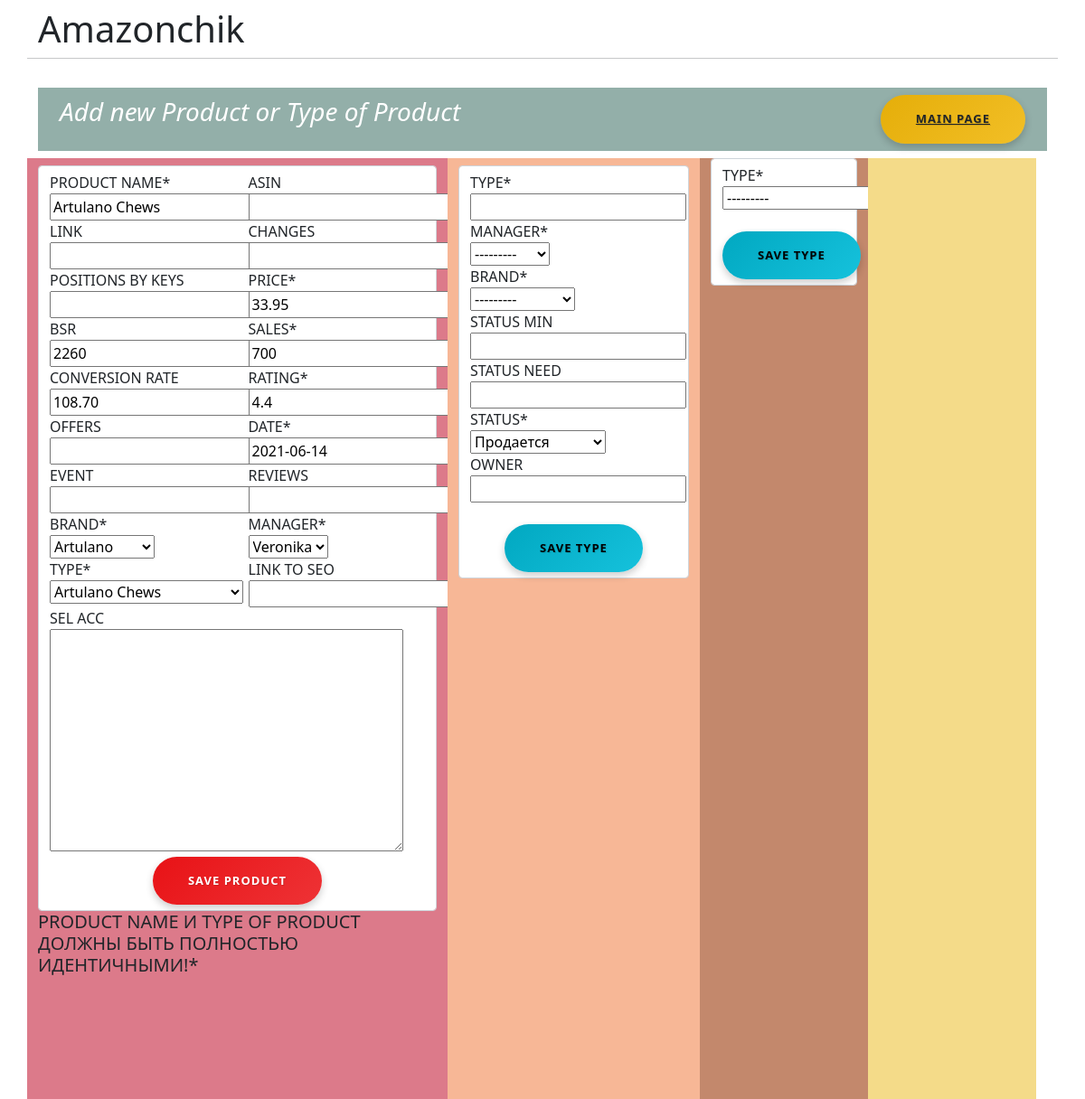
The app's page /add_new/, older data.
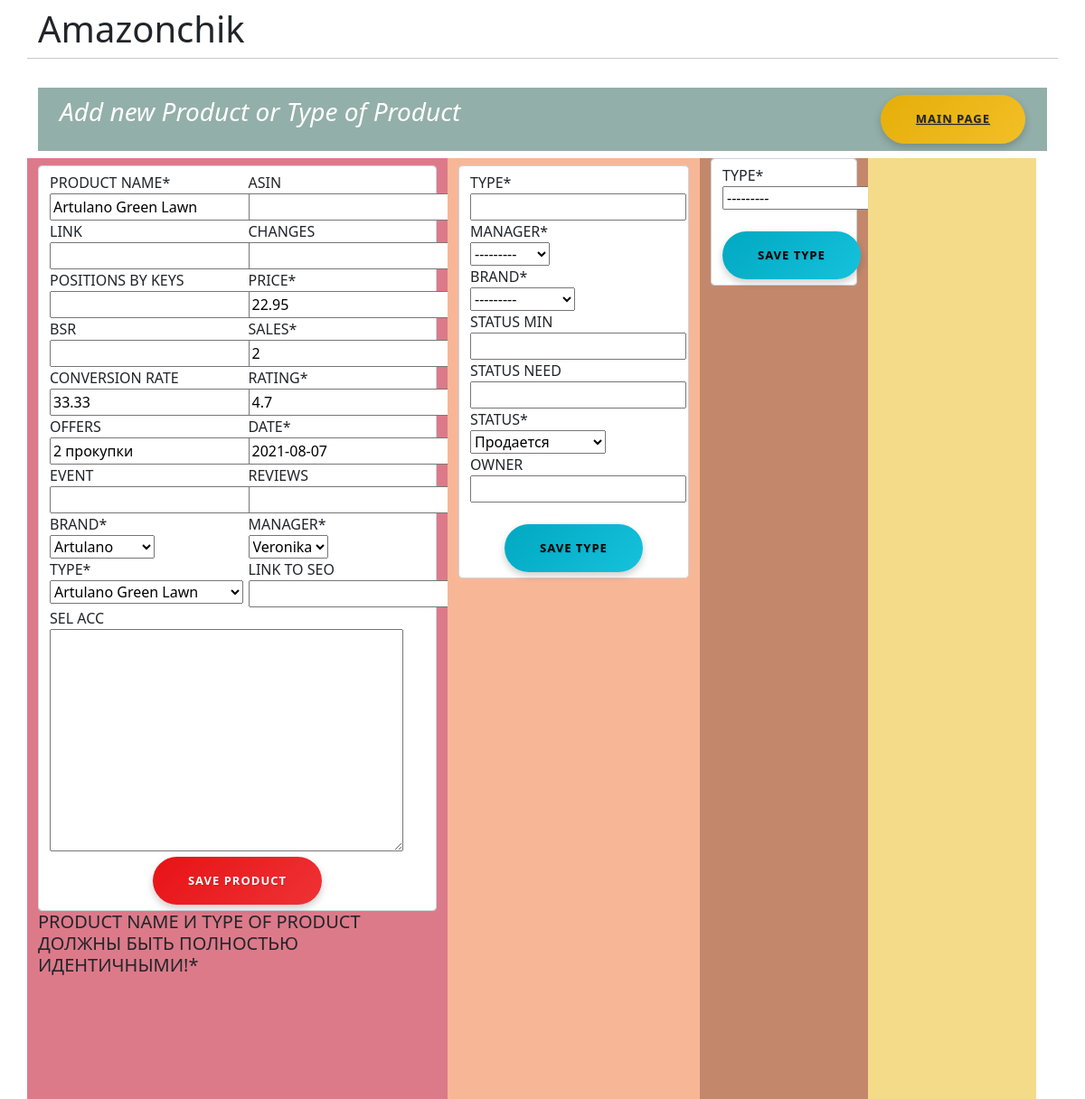
The same page, newer data.
### analiz/models.py (models this page shows, shortened)
class Product(models.Model):
	product_name = models.CharField(max_length=30) #Title
	asin = models.CharField(max_length=15, blank=True, null = True)
	link = models.URLField(blank=True, null = True)
	changes = models.TextField(blank=True, null = True)
	positions_by_keys = models.CharField(max_length=400, blank=True, null = True)
	price = models.DecimalField(max_digits=4, decimal_places=2)
	bsr = models.IntegerField(blank=True, null = True)
	sales = models.IntegerField()
	conversion_rate = models.CharField(max_length=10, null = True, blank = True)
	rating = models.DecimalField(max_digits=2, decimal_places=1)
	offers = models.TextField(blank=True, null = True)
	date = models.DateField() #auto_now=True,
	event = models.TextField(max_length=1000 ,blank=True, null = True)
	reviews = models.IntegerField(blank=True, null = True)
	brand = models.ForeignKey('Brand', on_delete=models.CASCADE)
	manager = models.ForeignKey('Manager', on_delete=models.CASCADE)
	type = models.ForeignKey('TypeOfProduct', on_delete=models.CASCADE)
	link_to_seo = models.URLField(blank=True, null = True)
	sel_acc = models.TextField(blank=True, null = True)
	class Meta:
		ordering = ['date',]

class Brand(models.Model):
	brand = models.CharField(max_length=20, unique=True)
	def __str__(self):
		return self.brand

class TypeOfProduct(models.Model): # конкретно все товары
	type = models.CharField(max_length=30, unique=True)
	manager = models.ForeignKey('Manager', on_delete=models.CASCADE)
	brand = models.ForeignKey('Brand', on_delete=models.CASCADE,)
	status_min = models.IntegerField(blank=True, null = True, default=25)
	status_need = models.IntegerField(blank=True, null = True, default=101)
	ostatki = models.PositiveIntegerField(blank=True, null = True) # удалить
	owner = models.CharField(max_length=40, blank=True, null = True)
	BAN = 'BAN'
	OUT_OF_STOCK = 'OOS'
	SUPRESSION = 'SSS'
	IN_DEV = "InDev"
	IS_S = 'IsS'
	ANOTHER_ISSUE = 'AN_ISS'
	STATUS_CHOICES = [
		(IN_DEV, 'В разработке'),
		(IS_S, 'Продается'),
		(ANOTHER_ISSUE, 'Другая причина'),
		(BAN, 'Бан'),
		(OUT_OF_STOCK, 'Нет на складе'),
		(SUPRESSION, 'Ограничение'),
	]
	status = models.CharField(max_length=20, choices=STATUS_CHOICES, default=IS_S)
	class Meta:
		ordering = ['type',]
	def __str__(self):
		return self.type

### analiz/views.py (the view)
# urls.py: path('add_new/', views.new_page , name = "adding new"),
@csrf_exempt
def new_page(request, *type_of):
	managers = Manager.objects.all()
	type = TypeOfProduct.objects.all().order_by('manager')
	prod = Product.objects.last()
	new_product = AddNewProduct(request.POST or None, instance=prod)
	new_type = AddTypeOfProduct(request.POST or None)
	choose_type = ChooseType(request.POST or None)
	products = ''
	if request.method == 'POST' and new_product.is_valid():
		new_product.save()
	elif request.method == 'POST' and new_type.is_valid():
		new_type.save()
	elif choose_type.is_valid() and request.method == "POST":
		data = choose_type.clean_type()
		prod = Product.objects.filter(type=data).last()
		new_product = AddNewProduct(request.POST or None, instance=prod)
	else:
		new_product = AddNewProduct(request.POST or None, instance=prod)
		new_type = AddTypeOfProduct(request.POST or None)
	context = {'new_product':new_product, 'new_type':new_type, 'choose':choose_type, 'prod':products}
	return render(request, 'New.html', context)

### analiz/forms.py
class AddNewProduct(ModelForm):
	class Meta:
		model = Product
		fields = '__all__'
	positions_by_keys = forms.CharField(max_length=40, required=False)
	changes = forms.CharField(max_length=20, required=False)
	offers = forms.CharField(max_length=20, required=False)
	event = forms.CharField(max_length=20, required=False)

class AddTypeOfProduct(ModelForm):
	class Meta:
		model = TypeOfProduct
		fields = '__all__'
	status_min = forms.IntegerField(required=False)
	status_need = forms.IntegerField(required=False)

### analiz/models.py (called while the page is built)
	def __str__(self):
		return self.username

### analiz/templates/New.html (shortened to what this page needs)
<!doctype html>
{% load crispy_forms_tags %}
{% load static %}
<html lang="en">
  <head>
	<link href="https://cdn.jsdelivr.net/npm/bootstrap@5.0.0-beta3/dist/css/bootstrap.min.css" rel="stylesheet">
	<link rel="stylesheet" href="{% static 'css/dashboard.rtl.css'%}" type="text/css">
	<link rel="stylesheet" href="{% static 'css/buttons.css'%}" type="text/css">
  </head>
  <body>
	<div class="container">
	  <div class="row justify-content-center">
		  <h1 class="mt-2">Amazonchik</h1>
		  <hr class="mt-0 mb-4">
		  {% block detail %}
		  <nav class="navbar navbar-default">
			  <div class="container-fluid" style="background-color: #93afa9 ">
				  <div class="navbar-header">
					<h3><p style="font-style:italic"><font color="white">Add new Product or Type of Product</font></p></h3>
				  </div>
				  <div>
					  <ul class="nav navbar">
						  <button type="button" class="btn btn-warning"><a href="{% url 'manager_page' manager_id=user.id %}" class="link-dark">Main Page</a></button>
					  </ul>
				  </div>
			  </div>
		  </nav>
		  <div class="container-fluid">
			  <div class="row sidebar-heading">
				  <div class="row">
					  <div class="col-xs-2 col-sm-2 col-md-2 col-lg-5 sidebar-sticky" style="background-color: #dc7a8a	">
						<form class='form-control' method="POST" action="" >
							<div class="row">
								<div class="col-6">
								   {{ new_product.product_name|as_crispy_field }}
								   {{ new_product.link|as_crispy_field }}
								   {{ new_product.positions_by_keys|as_crispy_field }}
								   {{ new_product.bsr|as_crispy_field }}
								   {{ new_product.conversion_rate|as_crispy_field }}
								   {{ new_product.offers|as_crispy_field }}
								   {{ new_product.event|as_crispy_field }}
								   {{ new_product.brand|as_crispy_field }}
								   {{ new_product.type|as_crispy_field }}
								</div>
								<div class="col-6">
								   {{ new_product.asin|as_crispy_field }}
								   {{ new_product.changes|as_crispy_field }}
								   {{ new_product.price|as_crispy_field }}
								   {{ new_product.sales|as_crispy_field }}
								   {{ new_product.rating|as_crispy_field }}
								   {{ new_product.date|as_crispy_field }}
								   {{ new_product.reviews|as_crispy_field }}
								   {{ new_product.manager|as_crispy_field }}
								   {{ new_product.link_to_seo|as_crispy_field }}
							</div>
							{{ new_product.sel_acc|as_crispy_field }}
							<div align="center">
								<input type="Submit" name="submit" value="Save Product" class="btn btn-danger"/>
							</div>
						</form>
					  </div>
					  <h5>  Product name и Type of Product должны быть полностью идентичными!* </h5>
					  </div>
					  <div class="col-xs-2 col-sm-2 col-md-2 col-lg-3 sidebar-sticky" style="background-color: #f7b796">
					<form class='form-control' method="POST" action="" >
						 {{ new_type.type|as_crispy_field }}
						 {{ new_type.manager|as_crispy_field }}
						 {{ new_type.brand|as_crispy_field }}
						 {{ new_type.status_min|as_crispy_field }}
						 {{ new_type.status_need|as_crispy_field }}
						 {{ new_type.status|as_crispy_field }}
						 {{ new_type.owner|as_crispy_field }}
					  <br>
					  <div align="center">
						  <input type="Submit" name="submit" value="Save Type" class="btn btn-info"/>
					  </div>
					</form>
					  </div>
					  <div class="col-xs-2 col-sm-2 col-md-2 col-lg-2" style="background-color: #c3886c">
						  <form class='form-control' method="POST" action="" >
							 {% for i in choose %}
							   {{i|as_crispy_field}}
							 {% endfor %}
							<br>
							<div align="center">
								<a href="{% url 'adding new' %}" class="link-dark"><input type="Submit" name="submit" value="Save Type" class="btn btn-info"/></a>
							</div>
						  </form>
					  </div>
					  <div class="col-xs-2 col-sm-2 col-md-2 col-lg-2" style="background-color: #f4db89">
					  </div>
				  </div>
			  </div>
		  </div>
		{% endblock %}
	  </div>
  </body>
</html>

### analiz/static/css/dashboard.rtl.css (style rules this page uses)
body { font-size: .875rem; }
.sidebar-sticky { position: relative; top: 0; height: calc(100vh - 48px); padding-top: .5rem; overflow-x: hidden; overflow-y: auto; }
.sidebar-heading { font-size: .75rem; text-transform: uppercase; }

### analiz/static/css/buttons.css (style rules this page uses)
.btn { border-radius: 100px; font-size: 13px; font-weight: bold; letter-spacing: 1px; padding: 17px 39px; text-shadow: 1px 1px 1px rgba(0, 0, 0, 0.14); text-transform: uppercase; box-shadow: 0 4px 9px 0 rgba(0, 0, 0, 0.2); }
.btn-danger { background: #e81216; background: -moz-linear-gradient(-45deg, #e81216 0%, #f45355 50%, #f6290c 51%, #ed0e11 71%, #fc1b21 100%); background: -webkit-linear-gradient(-45deg, #e81216 0%,#f45355 50%,#f6290c 51%,#ed0e11 71%,#fc1b21 100%); background: linear-gradient(135deg, #e81216 0%,#f45355 50%,#f6290c 51%,#ed0e11 71%,#fc1b21 100%); filter: progid:DXImageTransform.Microsoft.gradient( startColorstr='#e81216', endColorstr='#fc1b21',GradientType=1 ); background-size: 400% 400%; -webkit-animation: AnimationName 3s ease infinite; -moz-animation: AnimationName 3s ease infinite; animation: AnimationName 3s ease infinite; -webkit-animation: AnimationName 3s ease infinite; -moz-animation: AnimationName 3s ease infinite; animation: AnimationName 3s ease infinite; border: medium none; }
.btn-warning { background: #e5ae09; background: -moz-linear-gradient(-45deg, #e5ae09 0%, #ffd044 50%, #ffc107 51%, #fc9014 71%, #f1890b 100%); background: -webkit-linear-gradient(-45deg, #e5ae09 0%,#ffd044 50%,#ffc107 51%,#fc9014 71%,#f1890b 100%); background: linear-gradient(135deg, #e5ae09 0%,#ffd044 50%,#ffc107 51%,#fc9014 71%,#f1890b 100%); filter: progid:DXImageTransform.Microsoft.gradient( startColorstr='#e5ae09', endColorstr='#f1890b',GradientType=1 ); background-size: 400% 400%; -webkit-animation: AnimationName 3s ease infinite; -moz-animation: AnimationName 3s ease infinite; animation: AnimationName 3s ease infinite; -webkit-animation: AnimationName 3s ease infinite; -moz-animation: AnimationName 3s ease infinite; animation: AnimationName 3s ease infinite; border: medium none; color: #fff !important; }
.btn-info { background: #01a8c1; background: -moz-linear-gradient(-45deg, #01a8c1 0%, #2adbf7 50%, #00b5d1 51%, #0aafc9 71%, #0599b1 100%); background: -webkit-linear-gradient(-45deg, #01a8c1 0%,#2adbf7 50%,#00b5d1 51%,#0aafc9 71%,#0599b1 100%); background: linear-gradient(135deg, #01a8c1 0%,#2adbf7 50%,#00b5d1 51%,#0aafc9 71%,#0599b1 100%); filter: progid:DXImageTransform.Microsoft.gradient( startColorstr='#01a8c1', endColorstr='#0599b1',GradientType=1 ); background-size: 400% 400%; -webkit-animation: AnimationName 3s ease infinite; -moz-animation: AnimationName 3s ease infinite; animation: AnimationName 3s ease infinite; -webkit-animation: AnimationName 3s ease infinite; -moz-animation: AnimationName 3s ease infinite; animation: AnimationName 3s ease infinite; border: medium none; }

Row changes from the older to the newer data that the page shows:
no longer on this page (row unchanged): Product: product_name "Artulano Chews", bsr "2260", conversion_rate "108.70", price "33.95", sales "700", rating "4.4", date "2021-06-14", manager "Veronika"
added Product: product_name "Artulano Green Lawn", conversion_rate "33.33", offers "2 прокупки", price "22.95", sales "2", rating "4.7", date "2021-08-07", manager "Veronika"
computed for TypeOfProduct: type "Artulano Chews" → "Artulano Green Lawn"
